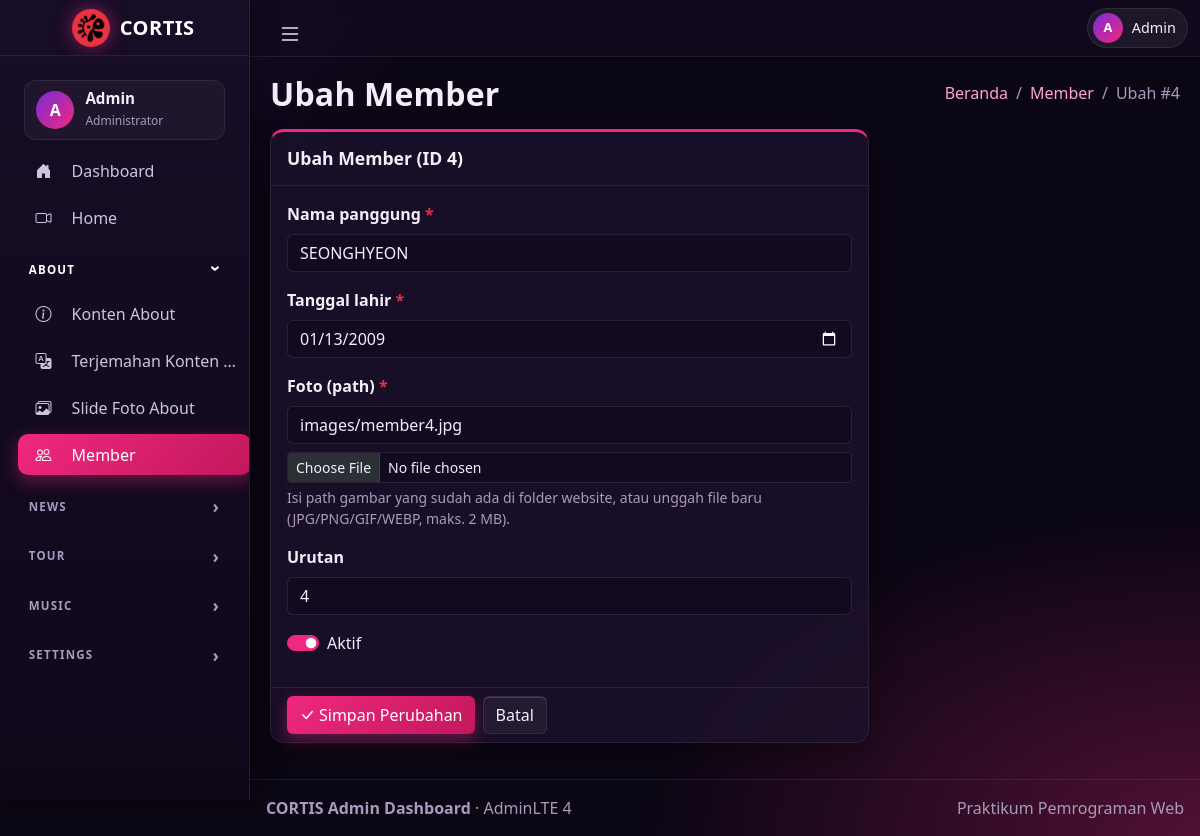
/form.php?t=members&id=4, run on an earlier commit of the app's database.
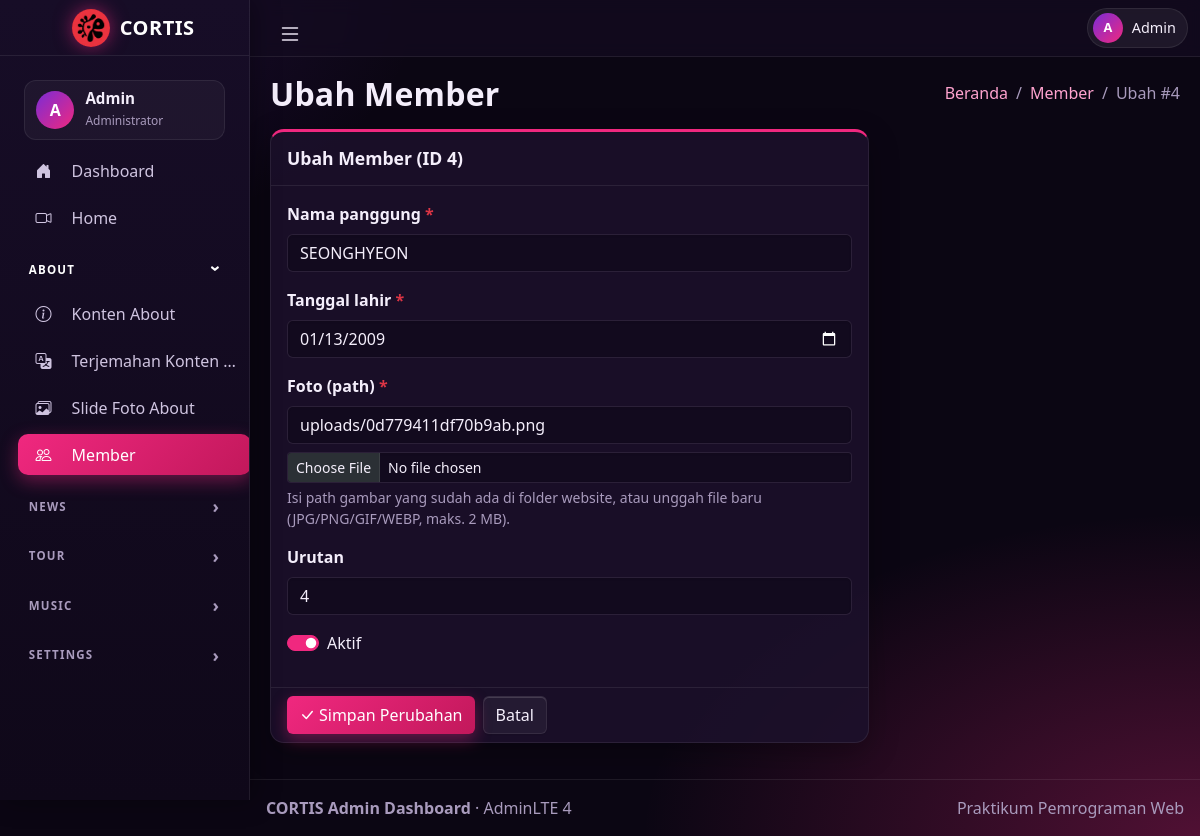
And on a later commit of the database.
### tables this page shows
CREATE TABLE `members` (
  `member_id` int(11) NOT NULL,
  `stage_name` varchar(50) NOT NULL,
  `birth_date` date NOT NULL,
  `photo_url` varchar(255) NOT NULL,
  `sort_order` int(11) NOT NULL DEFAULT 0,
  `is_active` tinyint(1) NOT NULL DEFAULT 1,
  `created_at` datetime NOT NULL DEFAULT current_timestamp(),
  `updated_at` datetime NOT NULL DEFAULT current_timestamp() ON UPDATE current_timestamp()
);

### includes/fungsi.php (called while the page is built, shortened)
<?php
$TABEL = require __DIR__ . "/../config/tables.php";
function h($s) {
  return htmlspecialchars((string) $s, ENT_QUOTES, 'UTF-8');
}
function ambil_tabel($nama) {
  global $TABEL;
  return $TABEL[$nama];
}
function url_tabel($t, array $p = []) {
  $p = array_filter(array_merge(['t' => $t], $p), fn($v) => $v !== '' && $v !== null);
  return 'tabel.php?' . http_build_query($p);
}

### form.php (the view, shortened to what this page needs)
<?php
require_once __DIR__ . "/includes/fungsi.php";
require_once __DIR__ . "/includes/layout.php";
$t   = $_GET['t'] ?? ($_POST['t'] ?? '');
$cfg = ambil_tabel($t);
$pk  = $cfg['pk'];
$cols = $cfg['cols'];
$fields = array_filter($cols, fn($c) => $c['form']);
$id = $_GET['id'] ?? ($_POST['id'] ?? '');
$edit = ($id !== '' && ctype_digit((string) $id));
$row = null;
if ($edit) {
  $st = $pdo->prepare("SELECT * FROM `$t` WHERE `$pk` = ?");
  $st->execute([$id]);
  $row = $st->fetch();
}
$errors = [];
$old = [];
function nilai_form($n, $c) {
  global $old, $row, $edit;
  if ($edit && $row) {
    $v = $row[$n];
    return $v;
  }
  return $c['default'] === 'CURRENT_TIMESTAMP' ? '' : ($c['default'] ?? '');
}
$judul = ($edit ? "Ubah " : "Tambah ") . $cfg['label'];
?>
<div class="row">
  <div class="col-lg-8">
    <div class="card card-primary card-outline mb-4">
      <div class="card-header"><h3 class="card-title"><?= h($judul) ?> <?= $edit ? '(ID ' . h($id) . ')' : '' ?></h3></div>
      <form method="post" action="form.php?t=<?= h($t) ?>" enctype="multipart/form-data" novalidate>
        <div class="card-body">
          <?php foreach ($fields as $n => $c) {
            $v = nilai_form($n, $c);
            $err = $errors[$n] ?? '';
            $idf = 'f_' . $n;
            $kelas = 'form-control' . ($err ? ' is-invalid' : '');
            $wajib = $c['required'] && !($c['type'] === 'password' && $edit); ?>
            <div class="mb-3">
              <?php if ($c['type'] === 'bool') { ?>
                <div class="form-check form-switch">
                  <input class="form-check-input" type="checkbox" role="switch" id="<?= $idf ?>" name="<?= $idf ?>" value="1" <?= $v ? 'checked' : '' ?>>
                  <label class="form-check-label" for="<?= $idf ?>"><?= h($c['label']) ?></label>
                </div>
              <?php } else { ?>
                <label for="<?= $idf ?>" class="form-label"><?= h($c['label']) ?><?= $wajib ? ' <span class="text-danger">*</span>' : '' ?></label>
                <?php if ($c['type'] === 'textarea') { ?>
                  <textarea class="<?= $kelas ?>" id="<?= $idf ?>" name="<?= $idf ?>" rows="5"><?= h($v) ?></textarea>
                <?php } elseif ($c['type'] === 'password') { ?>
                  <input type="password" class="<?= $kelas ?>" id="<?= $idf ?>" name="<?= $idf ?>" autocomplete="new-password"
                         placeholder="<?= $edit ? 'Kosongkan jika tidak diganti' : 'Minimal 6 karakter' ?>">
                <?php } elseif ($c['type'] === 'image') { ?>
                  <input type="text" class="<?= $kelas ?>" id="<?= $idf ?>" name="<?= $idf ?>" maxlength="<?= (int) $c['max'] ?>"
                         value="<?= h($v) ?>" placeholder="mis. images/member1.jpg">
                  <div class="mt-2">
                    <input type="file" class="form-control form-control-sm" name="file_<?= h($n) ?>" accept="image/*">
                    <div class="form-text">Isi path gambar yang sudah ada di folder website, atau unggah file baru (JPG/PNG/GIF/WEBP, maks. 2 MB).</div>
                  </div>
                <?php } else {
                  $tipe = ['number' => 'number', 'date' => 'date', 'datetime' => 'datetime-local'][$c['type']] ?? 'text'; ?>
                  <input type="<?= $tipe ?>" class="<?= $kelas ?>" id="<?= $idf ?>" name="<?= $idf ?>"
                         value="<?= h($v) ?>" <?= $c['max'] ? 'maxlength="' . (int) $c['max'] . '"' : '' ?>
                         <?= $c['type'] === 'datetime' ? 'step="1"' : '' ?>>
                <?php } ?>
              <?php } ?>
            </div>
          <?php } ?>
        </div>
        <div class="card-footer d-flex gap-2">
          <button type="submit" class="btn btn-primary"><i class="bi bi-check-lg me-1"></i><?= $edit ? 'Simpan Perubahan' : 'Simpan' ?></button>
          <a href="<?= h(url_tabel($t)) ?>" class="btn btn-outline-secondary">Batal</a>
        </div>
      </form>
    </div>
  </div>
</div>

What changed in the data, as far as the page shows it:
changed members "SEONGHYEON": photo_url "images/member4.jpg" → "uploads/0d779411df70b9ab.png"
